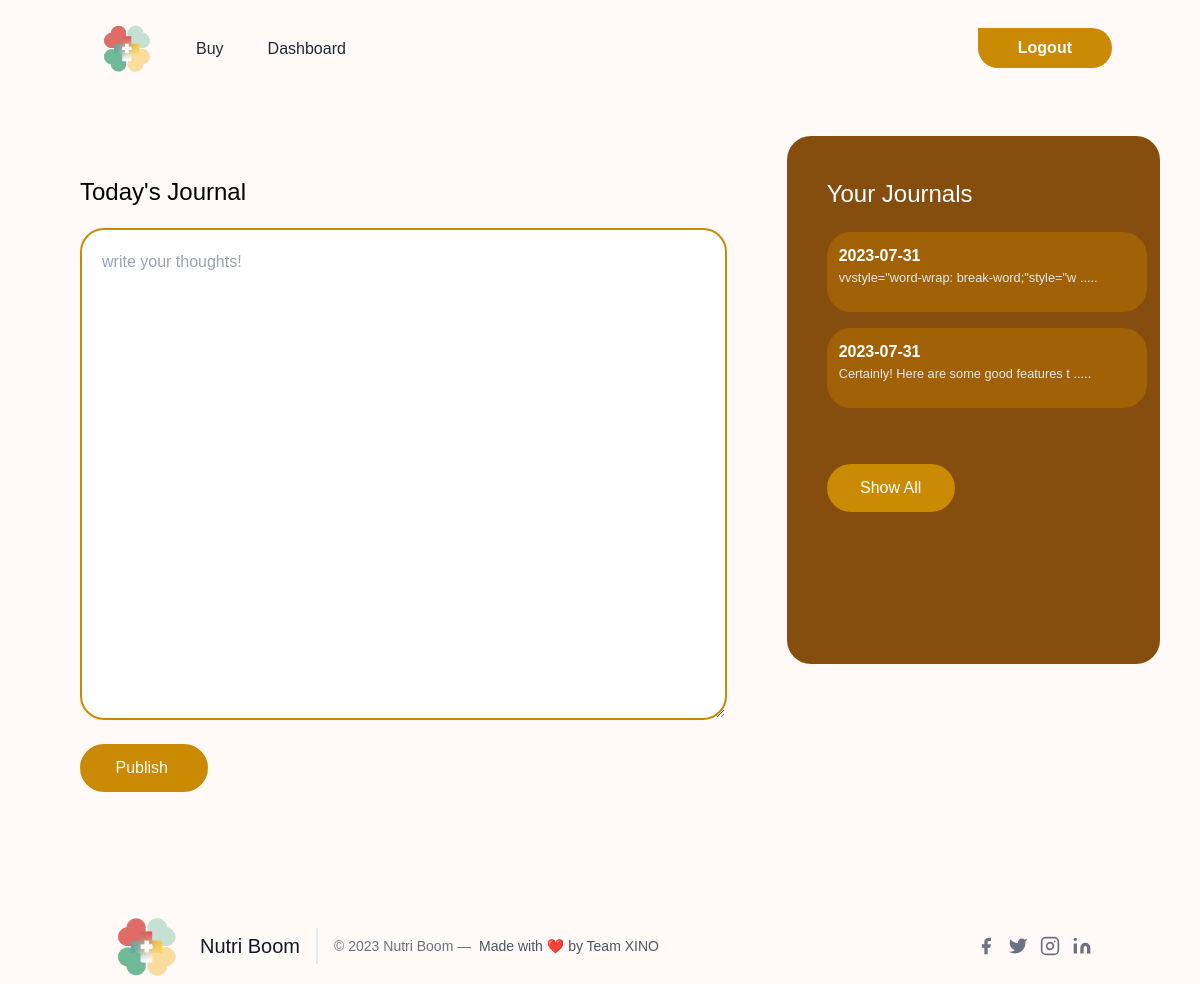
The page /journal (signed in) on the database its author committed.
### hack/models.py (models this page shows)
class Journal(db.Model):
    id = db.Column(db.Integer, primary_key=True)
    user_id = db.Column(db.Integer, db.ForeignKey('user.id'), nullable=False)
    date = db.Column(db.String, default=str(date.today()))
    text = db.Column(db.String)

### app.py (the view)
@app.route('/journal', methods=['GET', 'POST'])
@login_required
def journal():
    form = JournalForm()
    journal = Journal.query.filter_by(user_id=current_user.id).order_by(Journal.id.desc())
    if form.validate_on_submit():
        data = Journal(text=form.text.data, user_id=current_user.id)
        db.session.add(data)
        db.session.commit()
        return redirect('journal')
    return render_template('journal.html', form=form, journal=journal)

### hack/forms.py
class JournalForm(FlaskForm):
    text = TextAreaField('Add Text', validators=[DataRequired()])
    submit = SubmitField("Publish ")

### hack/models.py (called while the page is built)
@login_manager.user_loader
def load_user(user_id):
    return User.query.get(user_id)

### hack/templates/journal.html (shortened to what this page needs)
{% extends 'base.html' %}
{% block content %}
        <div class="flex flex-cols p-10 h-[80vh] gap-5 ">
            <div class="h-full w-2/3  rounded-3xl  p-10">
                <div class="text-2xl font-medium">Today's Journal</div>
                <div class="grid mt-5 gap-10">
                  <form enctype="multipart/form-data" method="POST">
                      <div class="h-[50vh]">
                          {{form.text(class='h-full w-full rounded-3xl border-2 border-yellow-600 p-5', placeholder='write your thoughts!')}}
                      </div>
                      <div class="mb-8">
                        <br>
                        {{form.submit(class ="h-12 w-32 bg-yellow-600 rounded-3xl text-white flex flex-cols justify-center items-center")}}
                      </div>
                  </form>
                </div>
            </div>
            <div class="h-[33rem] w-1/3 bg-yellow-800 rounded-3xl text-white p-10">
                <div class="text-[1.5rem] font-medium">Your Journals</div>
                <div class="grid mt-5 gap-10">
                  <div class="allcards" style="display:inline-block;">
                  {%for i in journal[0:3]%}
                  <div class="card mb-4" style="width: 20rem;">
                    <div class="h-20 w-full bg-yellow-700 rounded-3xl py-3 px-3">
                      <h1 class="text-[1rem] font-bold">{{i.date}}</h1>
                      <h1 class="text-[0.8rem] text-gray-200">{{i.text[0:40]}} .....</h1>
                  </div>
                </div>
                  {%endfor%}
                  </div>
                        <button id="Card" class="h-12 w-32 bg-yellow-600 rounded-3xl text-white flex flex-cols justify-center items-center">
                        Show All
                    </button>
                </div>
            </div>
        </div>
      <br>
{% endblock content %}

### hack/templates/base.html (shortened to what this page needs)
<!doctype html>
<html>
<head>
	<link href="https://unpkg.com/aos@2.3.1/dist/aos.css" rel="stylesheet">
	<script src="https://cdn.tailwindcss.com"></script>
	<link href="https://unpkg.com/aos@2.3.1/dist/aos.css" rel="stylesheet">
	<link href="https://api.fontshare.com/v2/css?f[]=satoshi@700,500,400&f[]=panchang@600&display=swap" rel="stylesheet">
</head>
<body style="font-family: 'Satoshi', sans-serif; overflow-x: hidden;">
	<section class="bg-[#FFFAF7] ">
		<header class="p-4 text-gray-800">
			<div class="container flex justify-between h-16 mx-auto">
				<div class="flex">
					<a rel="noopener noreferrer" href="/" aria-label="Back to homepage" class="flex items-center p-2">
						<img src="{{url_for('static', filename='logo.png')}}" class=w-16>
					</a>
					<ul class="items-stretch hidden space-x-3 lg:flex">
						{%if not current_user.is_authenticated%}
						<li class="flex hidden">
							<a rel="noopener noreferrer" href="{{url_for('register')}}"
								class="flex items-center px-4 -mb-1 border-b-2 border-transparent hover:underline-offset-4 hover:underline">Register</a>
						</li>
						{%else%}
						<a rel="noopener noreferrer" href="{{url_for('explore')}}"
							class="flex items-center px-4 -mb-1 border-b-2 border-transparent hover:underline-offset-4 hover:underline">Buy</a>
						{%endif%}
						{%if current_user.premium==1%}
						<a rel="noopener noreferrer" href="{{url_for('epsilon')}}"
							class="flex items-center px-4 -mb-1 border-b-2 border-transparent hover:underline-offset-4 hover:underline">Dashboard</a>
						{%endif%}
					</ul>
				</div>
				  {%if current_user.is_authenticated%}
					<a href="{{url_for('logout')}}"><div class="items-center flex-shrink-0 hidden lg:flex">
						<button
							class="px-10 py-2 font-semibold rounded-r-full rounded-bl-full hover:border-2 hover:border-yellow-600 hover:text-yellow-600 hover:bg-transparent bg-yellow-600 text-gray-50">Logout</button></a>
					</div>
				{%endif%}
		</header>
    {% block content %}
    {% endblock content %}
		  <footer class="text-gray-600 body-font">
			<div class="container px-5 py-8 mx-auto flex items-center sm:flex-row flex-col">
			  <a class="flex title-font font-medium items-center md:justify-start justify-center text-gray-900">
				<img src="{{url_for('static', filename='logo.png')}}" class="w-20">
				<span class="ml-3 text-xl">Nutri Boom</span>
			  </a>
			  <p class="text-sm text-gray-500 sm:ml-4 sm:pl-4 sm:border-l-2 sm:border-gray-200 sm:py-2 sm:mt-0 mt-4">© 2023 Nutri Boom —
				<a href="/" class="text-gray-600 ml-1" rel="noopener noreferrer" target="_blank">Made with ❤️ by Team XINO</a>
			  </p>
			  <span class="inline-flex sm:ml-auto sm:mt-0 mt-4 justify-center sm:justify-start">
				<a class="text-gray-500">
				  <svg fill="currentColor" stroke-linecap="round" stroke-linejoin="round" stroke-width="2" class="w-5 h-5" viewBox="0 0 24 24">
					<path d="M18 2h-3a5 5 0 00-5 5v3H7v4h3v8h4v-8h3l1-4h-4V7a1 1 0 011-1h3z"></path>
				  </svg>
				</a>
				<a class="ml-3 text-gray-500">
				  <svg fill="currentColor" stroke-linecap="round" stroke-linejoin="round" stroke-width="2" class="w-5 h-5" viewBox="0 0 24 24">
					<path d="M23 3a10.9 10.9 0 01-3.14 1.53 4.48 4.48 0 00-7.86 3v1A10.66 10.66 0 013 4s-4 9 5 13a11.64 11.64 0 01-7 2c9 5 20 0 20-11.5a4.5 4.5 0 00-.08-.83A7.72 7.72 0 0023 3z"></path>
				  </svg>
				</a>
				<a class="ml-3 text-gray-500">
				  <svg fill="none" stroke="currentColor" stroke-linecap="round" stroke-linejoin="round" stroke-width="2" class="w-5 h-5" viewBox="0 0 24 24">
					<rect width="20" height="20" x="2" y="2" rx="5" ry="5"></rect>
					<path d="M16 11.37A4 4 0 1112.63 8 4 4 0 0116 11.37zm1.5-4.87h.01"></path>
				  </svg>
				</a>
				<a class="ml-3 text-gray-500">
				  <svg fill="currentColor" stroke="currentColor" stroke-linecap="round" stroke-linejoin="round" stroke-width="0" class="w-5 h-5" viewBox="0 0 24 24">
					<path stroke="none" d="M16 8a6 6 0 016 6v7h-4v-7a2 2 0 00-2-2 2 2 0 00-2 2v7h-4v-7a6 6 0 016-6zM2 9h4v12H2z"></path>
					<circle cx="4" cy="4" r="2" stroke="none"></circle>
				  </svg>
				</a>
			  </span>
			</div>
		  </footer>
    </body>
</html>

### rows shown on the page
Journal: date "2023-07-31", text "vvstyle=\"word-wrap: break-word;\"style=\"w"
Journal: date "2023-07-31", text "Certainly! Here are some good features t"
